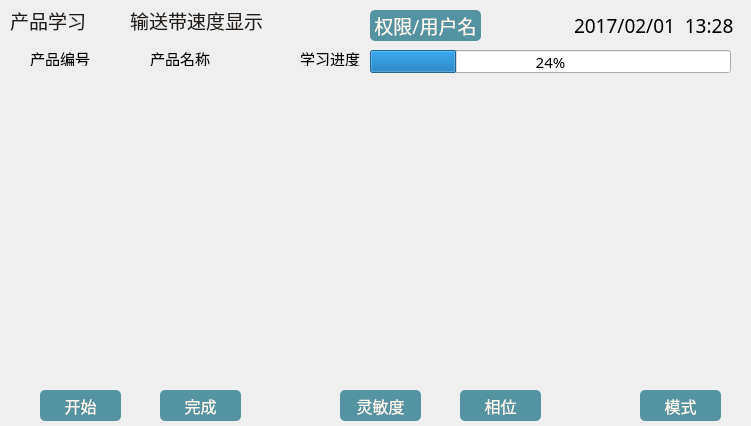
<?xml version="1.0" encoding="UTF-8"?>
<ui version="4.0">
 <class>learn</class>
 <widget class="QWidget" name="learn">
  <property name="geometry">
   <rect>
    <x>0</x>
    <y>0</y>
    <width>751</width>
    <height>426</height>
   </rect>
  </property>
  <property name="font">
   <font>
    <family>微软雅黑</family>
    <pointsize>14</pointsize>
   </font>
  </property>
  <property name="windowTitle">
   <string>Form</string>
  </property>
  <property name="styleSheet">
   <string notr="true"/>
  </property>
  <widget class="QLabel" name="LearnLabel">
   <property name="geometry">
    <rect>
     <x>10</x>
     <y>10</y>
     <width>81</width>
     <height>21</height>
    </rect>
   </property>
   <property name="font">
    <font>
     <family>微软雅黑</family>
     <pointsize>14</pointsize>
    </font>
   </property>
   <property name="styleSheet">
    <string notr="true">color: rgb(33, 28, 23);</string>
   </property>
   <property name="text">
    <string>产品学习</string>
   </property>
  </widget>
  <widget class="QLabel" name="SpeedDisLabel">
   <property name="geometry">
    <rect>
     <x>130</x>
     <y>10</y>
     <width>141</width>
     <height>21</height>
    </rect>
   </property>
   <property name="font">
    <font>
     <family>微软雅黑</family>
     <pointsize>14</pointsize>
    </font>
   </property>
   <property name="styleSheet">
    <string notr="true">color: rgb(33, 28, 23);</string>
   </property>
   <property name="text">
    <string>输送带速度显示</string>
   </property>
  </widget>
  <widget class="QLabel" name="DateTime">
   <property name="geometry">
    <rect>
     <x>574</x>
     <y>10</y>
     <width>176</width>
     <height>31</height>
    </rect>
   </property>
   <property name="font">
    <font>
     <family>微软雅黑</family>
     <pointsize>14</pointsize>
    </font>
   </property>
   <property name="styleSheet">
    <string notr="true">Jur_And_User</string>
   </property>
   <property name="text">
    <string>2017/02/01  13:28</string>
   </property>
  </widget>
  <widget class="QPushButton" name="Jur_And_User">
   <property name="geometry">
    <rect>
     <x>370</x>
     <y>10</y>
     <width>111</width>
     <height>31</height>
    </rect>
   </property>
   <property name="font">
    <font>
     <family>微软雅黑</family>
     <pointsize>14</pointsize>
    </font>
   </property>
   <property name="styleSheet">
    <string notr="true">background-color: rgb(83, 148, 160);
color: rgb(255, 250, 240);
border-radius:5px;</string>
   </property>
   <property name="text">
    <string>权限/用户名</string>
   </property>
  </widget>
  <widget class="QLabel" name="ProNum">
   <property name="geometry">
    <rect>
     <x>30</x>
     <y>50</y>
     <width>61</width>
     <height>16</height>
    </rect>
   </property>
   <property name="font">
    <font>
     <family>幼圆</family>
     <pointsize>11</pointsize>
    </font>
   </property>
   <property name="text">
    <string>产品编号</string>
   </property>
  </widget>
  <widget class="QLabel" name="ProName">
   <property name="geometry">
    <rect>
     <x>150</x>
     <y>50</y>
     <width>71</width>
     <height>16</height>
    </rect>
   </property>
   <property name="font">
    <font>
     <family>幼圆</family>
     <pointsize>11</pointsize>
    </font>
   </property>
   <property name="text">
    <string>产品名称</string>
   </property>
  </widget>
  <widget class="QProgressBar" name="progressBar">
   <property name="geometry">
    <rect>
     <x>370</x>
     <y>50</y>
     <width>361</width>
     <height>23</height>
    </rect>
   </property>
   <property name="font">
    <font>
     <family>幼圆</family>
     <pointsize>11</pointsize>
    </font>
   </property>
   <property name="value">
    <number>24</number>
   </property>
  </widget>
  <widget class="QLabel" name="LearnProgress">
   <property name="geometry">
    <rect>
     <x>300</x>
     <y>50</y>
     <width>61</width>
     <height>16</height>
    </rect>
   </property>
   <property name="font">
    <font>
     <family>幼圆</family>
     <pointsize>11</pointsize>
    </font>
   </property>
   <property name="text">
    <string>学习进度</string>
   </property>
  </widget>
  <widget class="QWidget" name="widget" native="true">
   <property name="geometry">
    <rect>
     <x>10</x>
     <y>80</y>
     <width>731</width>
     <height>291</height>
    </rect>
   </property>
  </widget>
  <widget class="QPushButton" name="StartBtn">
   <property name="geometry">
    <rect>
     <x>40</x>
     <y>390</y>
     <width>81</width>
     <height>31</height>
    </rect>
   </property>
   <property name="font">
    <font>
     <family>幼圆</family>
     <pointsize>12</pointsize>
    </font>
   </property>
   <property name="styleSheet">
    <string notr="true">background-color: rgb(83, 148, 160);
color: rgb(255, 250, 240);
border-radius:5px;</string>
   </property>
   <property name="text">
    <string>开始</string>
   </property>
  </widget>
  <widget class="QPushButton" name="FinishBtn">
   <property name="geometry">
    <rect>
     <x>160</x>
     <y>390</y>
     <width>81</width>
     <height>31</height>
    </rect>
   </property>
   <property name="font">
    <font>
     <family>幼圆</family>
     <pointsize>12</pointsize>
    </font>
   </property>
   <property name="styleSheet">
    <string notr="true">background-color: rgb(83, 148, 160);
color: rgb(255, 250, 240);
border-radius:5px;</string>
   </property>
   <property name="text">
    <string>完成</string>
   </property>
  </widget>
  <widget class="QPushButton" name="Sensitivity">
   <property name="geometry">
    <rect>
     <x>340</x>
     <y>390</y>
     <width>81</width>
     <height>31</height>
    </rect>
   </property>
   <property name="font">
    <font>
     <family>幼圆</family>
     <pointsize>12</pointsize>
    </font>
   </property>
   <property name="styleSheet">
    <string notr="true">background-color: rgb(83, 148, 160);
color: rgb(255, 250, 240);
border-radius:5px;</string>
   </property>
   <property name="text">
    <string>灵敏度</string>
   </property>
  </widget>
  <widget class="QPushButton" name="Phase">
   <property name="geometry">
    <rect>
     <x>460</x>
     <y>390</y>
     <width>81</width>
     <height>31</height>
    </rect>
   </property>
   <property name="font">
    <font>
     <family>幼圆</family>
     <pointsize>12</pointsize>
    </font>
   </property>
   <property name="styleSheet">
    <string notr="true">background-color: rgb(83, 148, 160);
color: rgb(255, 250, 240);
border-radius:5px;</string>
   </property>
   <property name="text">
    <string>相位</string>
   </property>
  </widget>
  <widget class="QPushButton" name="ModelBtn">
   <property name="geometry">
    <rect>
     <x>640</x>
     <y>390</y>
     <width>81</width>
     <height>31</height>
    </rect>
   </property>
   <property name="font">
    <font>
     <family>幼圆</family>
     <pointsize>12</pointsize>
    </font>
   </property>
   <property name="styleSheet">
    <string notr="true">background-color: rgb(83, 148, 160);
color: rgb(255, 250, 240);
border-radius:5px;</string>
   </property>
   <property name="text">
    <string>模式</string>
   </property>
  </widget>
 </widget>
 <resources/>
 <connections/>
</ui>
